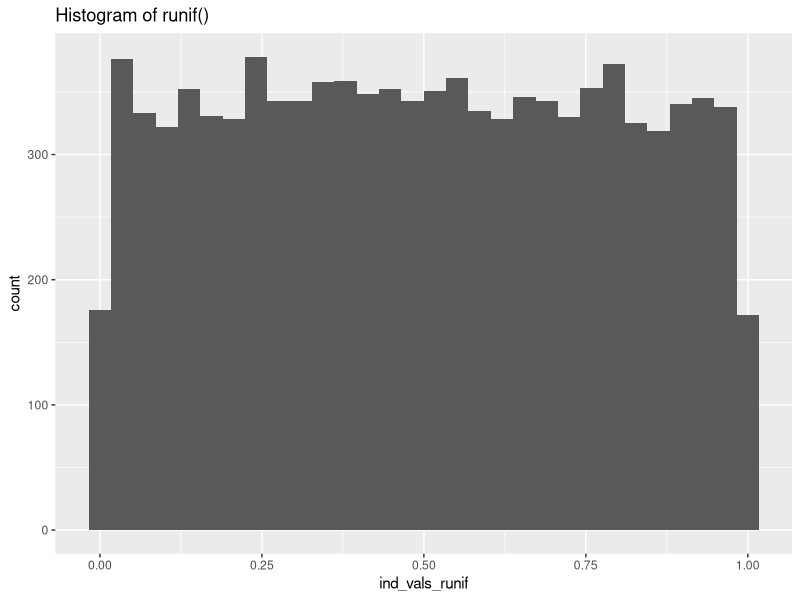
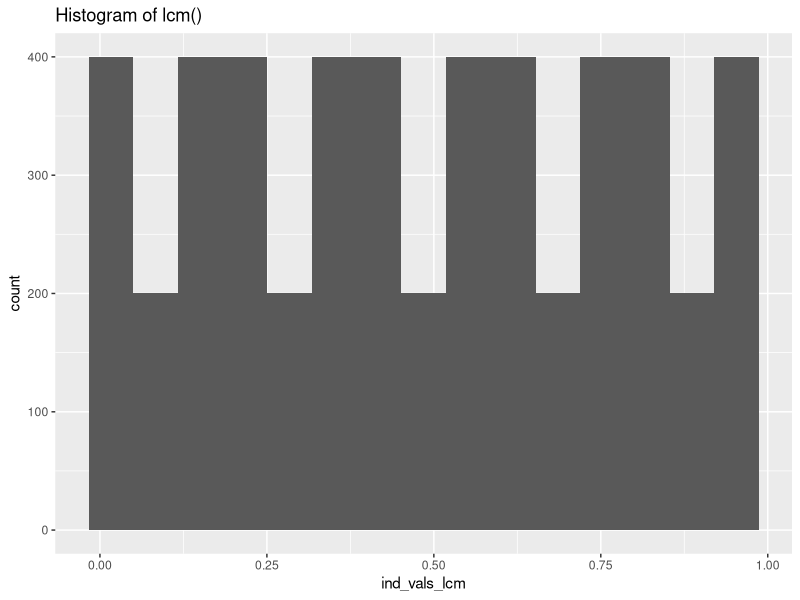
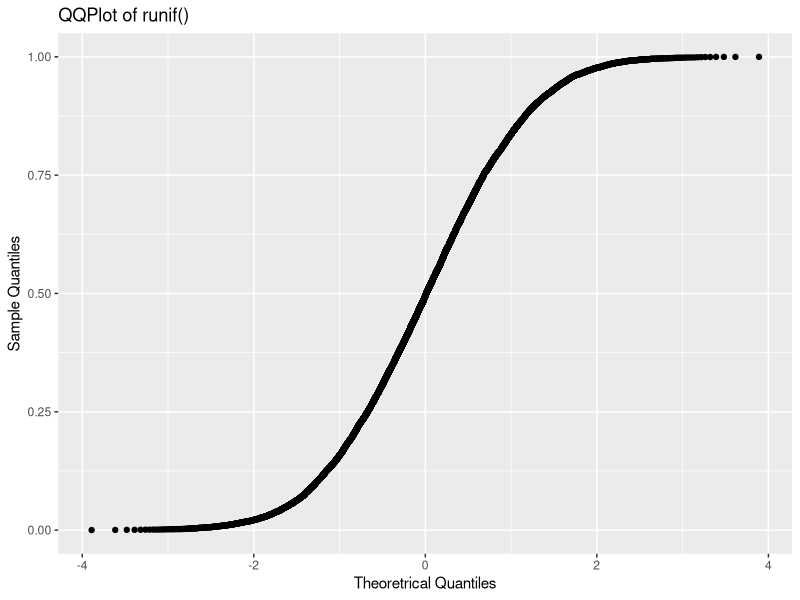
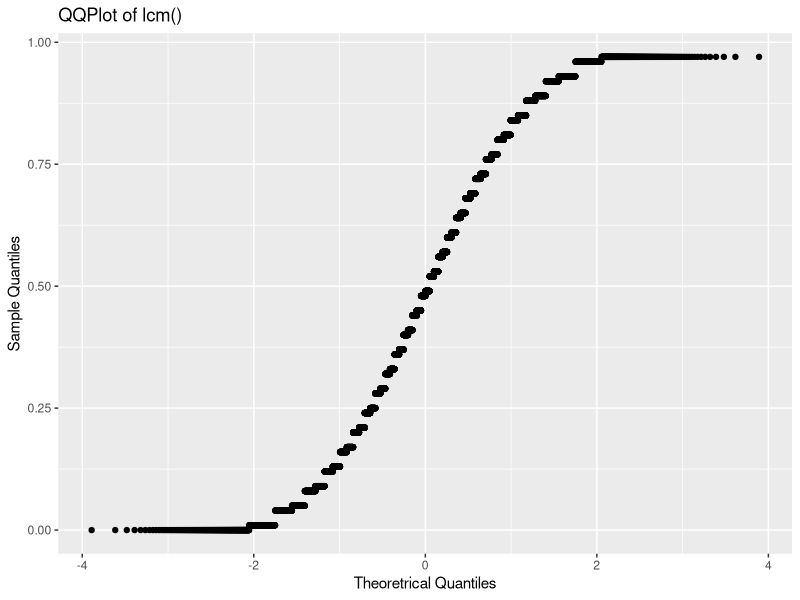
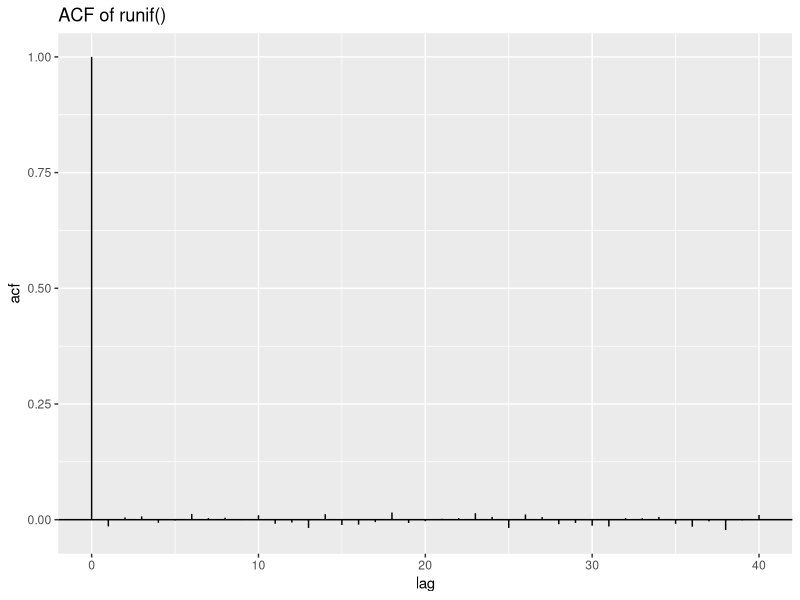
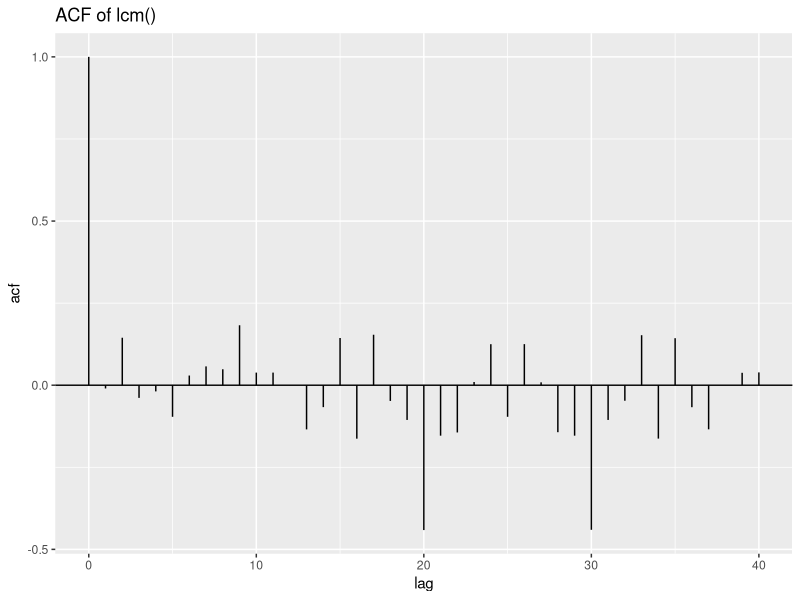
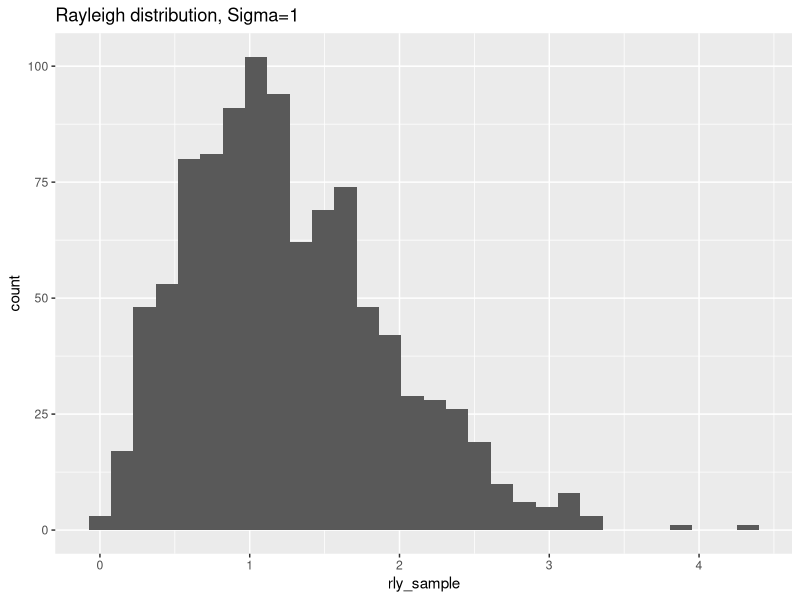
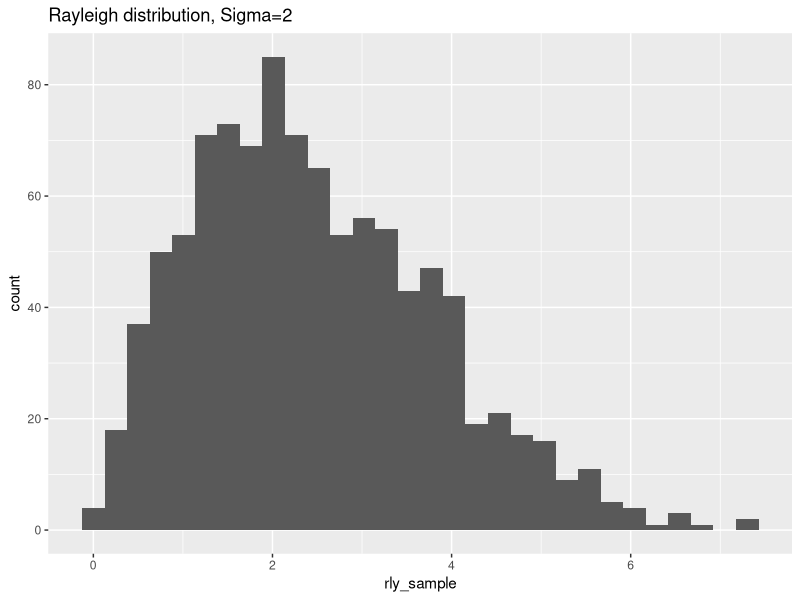

Write the R code that produced these figures, in order.
## ---- chunk 1

generate_discrete = function(n){
# param n: maximum value discrete value can take
# output: returns the randomly generated integer
  U = runif(1,0,1)
  X = floor(n*U)+1
  return(X)
}

generate_discrete(60)

## ---- chunk 2
ind_vals_runif = runif(10000,0,1)
head(ind_vals_runif)
## ---- chunk 3
lcm = function(n=1,a=11, c=37, m=100, seed=85){
# param n: number of random numbers to generate
# param a: multiplier used to generate sequence
# param c: shift used to generate sequence
# param m: modulus used to generate sequence
# param seed: seed value used on which the rest of the sequence generated will depend
# output: n number of psuedo-random numbers
  x = rep(0,n)
  x[1] = seed
  if(n>1){
    for(i in 1:(n-1)){
     x[i+1]  = (a*x[i]+c)%%m
    }
  }
  U = x/m
  return(U)
}

ind_vals_lcm = lcm(n=10000)
head(ind_vals_lcm)
## ---- chunk 4
library(ggplot2)

ggplot()+geom_histogram(aes(ind_vals_runif))+ggtitle('Histogram of runif()')

ggplot()+geom_histogram(aes(ind_vals_lcm))+ggtitle('Histogram of lcm()')
## ---- chunk 5
qplot(sample=ind_vals_runif)+ggtitle('QQPlot of runif()')+xlab('Theoretrical Quantiles')+ylab('Sample Quantiles')

qplot(sample=ind_vals_lcm)+ggtitle('QQPlot of lcm()')+xlab('Theoretrical Quantiles')+ylab('Sample Quantiles')
## ---- chunk 6
library(tseries)

bacf = acf(ts(ind_vals_runif), plot = FALSE)
bacfdf = with(bacf, data.frame(lag, acf))

q_1 = ggplot(data = bacfdf, mapping = aes(x = lag, y = acf)) +
       geom_hline(aes(yintercept = 0)) +
       geom_segment(mapping = aes(xend = lag, yend = 0)) +
       ggtitle('ACF of runif()')
q_1

bacf = acf(ts(ind_vals_lcm), plot = FALSE)
bacfdf = with(bacf, data.frame(lag, acf))

q_2 = ggplot(data = bacfdf, mapping = aes(x = lag, y = acf)) +
       geom_hline(aes(yintercept = 0)) +
       geom_segment(mapping = aes(xend = lag, yend = 0)) + 
       ggtitle('ACF of lcm()')
q_2
## ---- chunk 7
set.seed(1)
runif(5)

set.seed(1)
runif(5)
## ---- chunk 8
library(knitr)

rrly = function (n, sigma) {
        u = runif(n)
        z = sqrt(-2*sigma^2*log(1-u))
        return(z)
}

sigmas = c(1,2,5,10,20)
rly_list = list()
rly_plot_list = list()

for(i in 1:(length(sigmas))){
  rly_sample = rrly(1000,sigma = sigmas[i])
  print(ggplot()+geom_histogram(aes(rly_sample)) + ggtitle(paste0('Rayleigh distribution, ','Sigma=',sigmas[i])))
}

